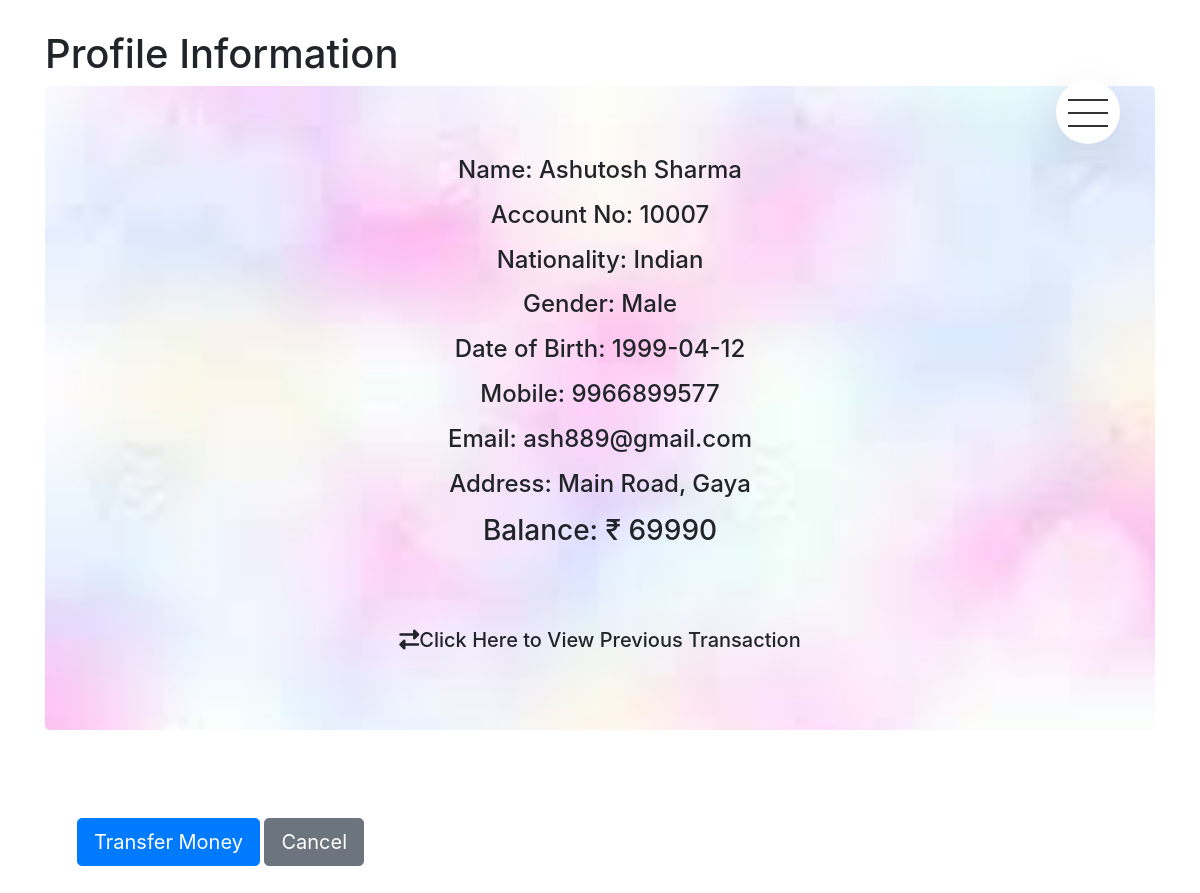
/main/view_profile.php?account_no=10007, run on the app's committed database.
### tables this page shows
CREATE TABLE `members` (
  `account_no` int(5) NOT NULL,
  `FirstName` varchar(10) NOT NULL,
  `LastName` varchar(10) NOT NULL,
  `Gender` varchar(10) NOT NULL,
  `DOB` varchar(10) NOT NULL,
  `Mobile` varchar(10) NOT NULL,
  `Email` varchar(50) NOT NULL,
  `Nationality` varchar(30) NOT NULL,
  `Address` varchar(120) NOT NULL,
  `balance` float NOT NULL
);

### main/view_profile.php (the view, shortened to what this page needs)
<?php
require_once "util.php";
 ?>
<!DOCTYPE html>
 <html>
 <head>
 	<?php require_once "head.php"; ?>
     <?php require_once "nav.php"; ?>
 </head>
 <body>
 <div class="container">
 <h1>Profile Information</h1>
 <div id="profile" class="jumbotron">
<?php
$stmt = $pdo->prepare("SELECT * FROM members  where account_no = :xyz");
$stmt->execute(array(":xyz" => $_GET['account_no']));
$row = $stmt->fetch(PDO::FETCH_ASSOC);
echo '<center><h4><p>Name: '.$row['FirstName'].' '.$row['LastName'];
echo '</p><p>Account No: '.$row['account_no'];
echo '</p><p>Nationality: '.$row['Nationality'];
echo '</p><p>Gender: '.$row['Gender'];
echo '</p><p>Date of Birth:  '.$row['DOB'];
echo '</p><p>Mobile: '.$row['Mobile'];
echo '</p><p>Email:  '.$row['Email'];
echo '</p><p>Address: '.$row['Address'];
echo '</p><p></h4><h3>Balance:  &#8377 '.$row['balance'];
echo '</h3></p><br><br><p><h5>
<a id="transactionbutton">
<span class="fa fa-exchange"></span>Click Here to View Previous Transaction</a></h5></center>';
?>
</div>
<div class="continer" id="transfer-form">
    <form method="POST">
    <div class="form-group row">
        <div class="col-md-8">
        <input type="submit" class="btn btn-primary btn-lg" value="Transfer Money" id="add_transact_form">
        <input type="submit" class="btn btn-secondary btn-lg" name="cancel" value="Cancel">
    </div>
    </div>
</form>
</div>
 </div>
 </body>
 </html>

### main/css/style.css (style rules this page uses)
* { margin: 0; padding: 0; box-sizing: border-box; }
body { font-family: "Lato", sans-serif; font-weight: 400; font-size: 16px; line-height: 1.7; color: #777; padding: 30px; }
#profile { margin: 10px auto blue; padding: 70px 30px; background-image: url('../img/bg.jpg'); background-repeat: no-repeat; background-size: cover; }
.form-group { padding: 2rem; }
.btn::after { content: ""; display: inline-block; height: 100%; width: 100%; border-radius: 100px; position: absolute; top: 0; left: 0; z-index: -1; transition: all, .4s; }

### data on the page
members: FirstName "Ashutosh", LastName "Sharma", account_no "10007", Nationality "Indian", Gender "Male", DOB "1999-04-12", Mobile "9966899577", Email "ash889@gmail.com", Address "Main Road, Gaya", balance "69990"
